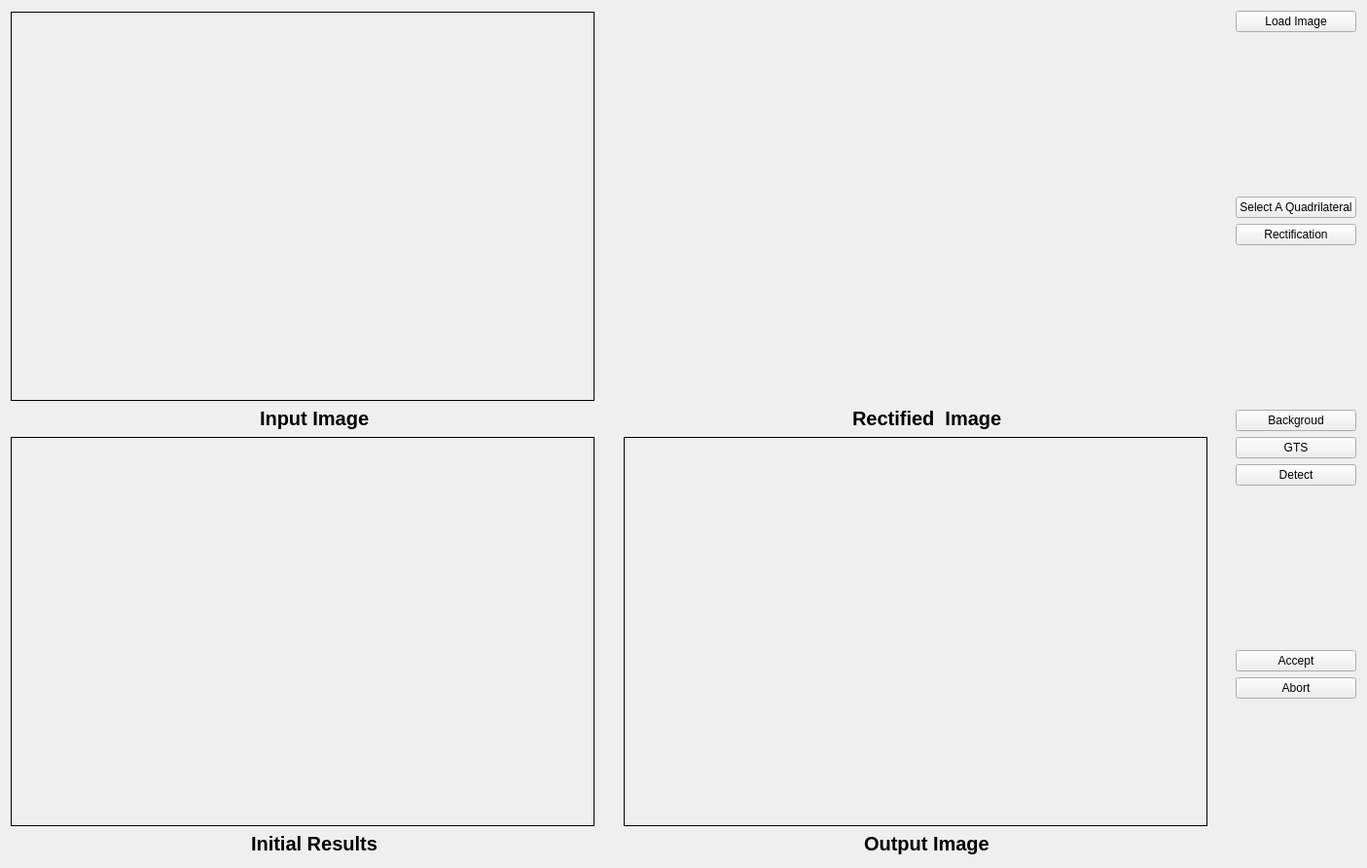
<?xml version="1.0" encoding="UTF-8"?>
<ui version="4.0">
 <class>GTSDetectionDialog</class>
 <widget class="QWidget" name="GTSDetectionDialog">
  <property name="geometry">
   <rect>
    <x>0</x>
    <y>0</y>
    <width>1405</width>
    <height>892</height>
   </rect>
  </property>
  <property name="sizePolicy">
   <sizepolicy hsizetype="Preferred" vsizetype="Preferred">
    <horstretch>0</horstretch>
    <verstretch>0</verstretch>
   </sizepolicy>
  </property>
  <property name="windowTitle">
   <string>Form</string>
  </property>
  <layout class="QHBoxLayout" name="horizontalLayout_6">
   <item>
    <layout class="QGridLayout" name="gridLayout">
     <item row="0" column="0">
      <layout class="QVBoxLayout" name="verticalLayout_2">
       <item>
        <widget class="QLabel" name="label_input">
         <property name="sizePolicy">
          <sizepolicy hsizetype="Fixed" vsizetype="Fixed">
           <horstretch>0</horstretch>
           <verstretch>0</verstretch>
          </sizepolicy>
         </property>
         <property name="minimumSize">
          <size>
           <width>600</width>
           <height>400</height>
          </size>
         </property>
         <property name="autoFillBackground">
          <bool>true</bool>
         </property>
         <property name="frameShape">
          <enum>QFrame::Panel</enum>
         </property>
         <property name="text">
          <string/>
         </property>
         <property name="alignment">
          <set>Qt::AlignLeading|Qt::AlignLeft|Qt::AlignTop</set>
         </property>
        </widget>
       </item>
       <item>
        <layout class="QHBoxLayout" name="horizontalLayout_4">
         <item>
          <spacer name="horizontalSpacer_7">
           <property name="orientation">
            <enum>Qt::Horizontal</enum>
           </property>
           <property name="sizeHint" stdset="0">
            <size>
             <width>40</width>
             <height>20</height>
            </size>
           </property>
          </spacer>
         </item>
         <item>
          <widget class="QLabel" name="label_4">
           <property name="sizePolicy">
            <sizepolicy hsizetype="Fixed" vsizetype="Fixed">
             <horstretch>0</horstretch>
             <verstretch>0</verstretch>
            </sizepolicy>
           </property>
           <property name="font">
            <font>
             <pointsize>15</pointsize>
             <weight>75</weight>
             <bold>true</bold>
            </font>
           </property>
           <property name="text">
            <string>Input Image</string>
           </property>
          </widget>
         </item>
         <item>
          <spacer name="horizontalSpacer_8">
           <property name="orientation">
            <enum>Qt::Horizontal</enum>
           </property>
           <property name="sizeHint" stdset="0">
            <size>
             <width>40</width>
             <height>20</height>
            </size>
           </property>
          </spacer>
         </item>
        </layout>
       </item>
      </layout>
     </item>
     <item row="0" column="1">
      <layout class="QVBoxLayout" name="verticalLayout_3">
       <item>
        <widget class="PaintWidget" name="widget_rectified" native="true">
         <property name="sizePolicy">
          <sizepolicy hsizetype="Fixed" vsizetype="Fixed">
           <horstretch>0</horstretch>
           <verstretch>0</verstretch>
          </sizepolicy>
         </property>
         <property name="minimumSize">
          <size>
           <width>600</width>
           <height>400</height>
          </size>
         </property>
         <property name="mouseTracking">
          <bool>true</bool>
         </property>
         <property name="autoFillBackground">
          <bool>true</bool>
         </property>
        </widget>
       </item>
       <item>
        <layout class="QHBoxLayout" name="horizontalLayout">
         <item>
          <spacer name="horizontalSpacer">
           <property name="orientation">
            <enum>Qt::Horizontal</enum>
           </property>
           <property name="sizeHint" stdset="0">
            <size>
             <width>40</width>
             <height>20</height>
            </size>
           </property>
          </spacer>
         </item>
         <item>
          <widget class="QLabel" name="label">
           <property name="sizePolicy">
            <sizepolicy hsizetype="Fixed" vsizetype="Fixed">
             <horstretch>0</horstretch>
             <verstretch>0</verstretch>
            </sizepolicy>
           </property>
           <property name="font">
            <font>
             <pointsize>15</pointsize>
             <weight>75</weight>
             <bold>true</bold>
            </font>
           </property>
           <property name="text">
            <string>Rectified  Image</string>
           </property>
          </widget>
         </item>
         <item>
          <spacer name="horizontalSpacer_2">
           <property name="orientation">
            <enum>Qt::Horizontal</enum>
           </property>
           <property name="sizeHint" stdset="0">
            <size>
             <width>40</width>
             <height>20</height>
            </size>
           </property>
          </spacer>
         </item>
        </layout>
       </item>
      </layout>
     </item>
     <item row="1" column="0">
      <layout class="QVBoxLayout" name="verticalLayout_4">
       <item>
        <widget class="QLabel" name="label_initialResults">
         <property name="sizePolicy">
          <sizepolicy hsizetype="Fixed" vsizetype="Fixed">
           <horstretch>0</horstretch>
           <verstretch>0</verstretch>
          </sizepolicy>
         </property>
         <property name="minimumSize">
          <size>
           <width>600</width>
           <height>400</height>
          </size>
         </property>
         <property name="autoFillBackground">
          <bool>true</bool>
         </property>
         <property name="frameShape">
          <enum>QFrame::Panel</enum>
         </property>
         <property name="text">
          <string/>
         </property>
         <property name="alignment">
          <set>Qt::AlignLeading|Qt::AlignLeft|Qt::AlignTop</set>
         </property>
        </widget>
       </item>
       <item>
        <layout class="QHBoxLayout" name="horizontalLayout_3">
         <item>
          <spacer name="horizontalSpacer_5">
           <property name="orientation">
            <enum>Qt::Horizontal</enum>
           </property>
           <property name="sizeHint" stdset="0">
            <size>
             <width>40</width>
             <height>20</height>
            </size>
           </property>
          </spacer>
         </item>
         <item>
          <widget class="QLabel" name="label_3">
           <property name="sizePolicy">
            <sizepolicy hsizetype="Fixed" vsizetype="Fixed">
             <horstretch>0</horstretch>
             <verstretch>0</verstretch>
            </sizepolicy>
           </property>
           <property name="font">
            <font>
             <pointsize>15</pointsize>
             <weight>75</weight>
             <bold>true</bold>
            </font>
           </property>
           <property name="text">
            <string>Initial Results</string>
           </property>
          </widget>
         </item>
         <item>
          <spacer name="horizontalSpacer_6">
           <property name="orientation">
            <enum>Qt::Horizontal</enum>
           </property>
           <property name="sizeHint" stdset="0">
            <size>
             <width>40</width>
             <height>20</height>
            </size>
           </property>
          </spacer>
         </item>
        </layout>
       </item>
      </layout>
     </item>
     <item row="1" column="1">
      <layout class="QVBoxLayout" name="verticalLayout_5">
       <item>
        <widget class="QLabel" name="label_output">
         <property name="sizePolicy">
          <sizepolicy hsizetype="Fixed" vsizetype="Fixed">
           <horstretch>0</horstretch>
           <verstretch>0</verstretch>
          </sizepolicy>
         </property>
         <property name="minimumSize">
          <size>
           <width>600</width>
           <height>400</height>
          </size>
         </property>
         <property name="autoFillBackground">
          <bool>true</bool>
         </property>
         <property name="frameShape">
          <enum>QFrame::Panel</enum>
         </property>
         <property name="text">
          <string/>
         </property>
         <property name="alignment">
          <set>Qt::AlignLeading|Qt::AlignLeft|Qt::AlignTop</set>
         </property>
        </widget>
       </item>
       <item>
        <layout class="QHBoxLayout" name="horizontalLayout_2">
         <item>
          <spacer name="horizontalSpacer_3">
           <property name="orientation">
            <enum>Qt::Horizontal</enum>
           </property>
           <property name="sizeHint" stdset="0">
            <size>
             <width>40</width>
             <height>20</height>
            </size>
           </property>
          </spacer>
         </item>
         <item>
          <widget class="QLabel" name="label_2">
           <property name="sizePolicy">
            <sizepolicy hsizetype="Fixed" vsizetype="Fixed">
             <horstretch>0</horstretch>
             <verstretch>0</verstretch>
            </sizepolicy>
           </property>
           <property name="font">
            <font>
             <pointsize>15</pointsize>
             <weight>75</weight>
             <bold>true</bold>
            </font>
           </property>
           <property name="text">
            <string>Output Image</string>
           </property>
          </widget>
         </item>
         <item>
          <spacer name="horizontalSpacer_4">
           <property name="orientation">
            <enum>Qt::Horizontal</enum>
           </property>
           <property name="sizeHint" stdset="0">
            <size>
             <width>40</width>
             <height>20</height>
            </size>
           </property>
          </spacer>
         </item>
        </layout>
       </item>
      </layout>
     </item>
    </layout>
   </item>
   <item>
    <layout class="QHBoxLayout" name="horizontalLayout_5">
     <item>
      <layout class="QVBoxLayout" name="verticalLayout">
       <item>
        <widget class="QPushButton" name="pushButton_loadImage">
         <property name="sizePolicy">
          <sizepolicy hsizetype="Minimum" vsizetype="Fixed">
           <horstretch>0</horstretch>
           <verstretch>0</verstretch>
          </sizepolicy>
         </property>
         <property name="text">
          <string>Load Image</string>
         </property>
        </widget>
       </item>
       <item>
        <spacer name="verticalSpacer_2">
         <property name="orientation">
          <enum>Qt::Vertical</enum>
         </property>
         <property name="sizeHint" stdset="0">
          <size>
           <width>20</width>
           <height>40</height>
          </size>
         </property>
        </spacer>
       </item>
       <item>
        <widget class="QPushButton" name="pushButton_quad">
         <property name="sizePolicy">
          <sizepolicy hsizetype="Fixed" vsizetype="Fixed">
           <horstretch>0</horstretch>
           <verstretch>0</verstretch>
          </sizepolicy>
         </property>
         <property name="text">
          <string>Select A Quadrilateral</string>
         </property>
        </widget>
       </item>
       <item>
        <widget class="QPushButton" name="pushButton_rectification">
         <property name="text">
          <string>Rectification</string>
         </property>
        </widget>
       </item>
       <item>
        <spacer name="verticalSpacer_3">
         <property name="orientation">
          <enum>Qt::Vertical</enum>
         </property>
         <property name="sizeHint" stdset="0">
          <size>
           <width>20</width>
           <height>40</height>
          </size>
         </property>
        </spacer>
       </item>
       <item>
        <widget class="QPushButton" name="pushButton_background">
         <property name="autoFillBackground">
          <bool>true</bool>
         </property>
         <property name="text">
          <string>Backgroud</string>
         </property>
        </widget>
       </item>
       <item>
        <widget class="QPushButton" name="pushButton_foreground">
         <property name="autoFillBackground">
          <bool>true</bool>
         </property>
         <property name="text">
          <string>GTS</string>
         </property>
        </widget>
       </item>
       <item>
        <widget class="QPushButton" name="pushButton_detect">
         <property name="autoFillBackground">
          <bool>true</bool>
         </property>
         <property name="text">
          <string>Detect</string>
         </property>
        </widget>
       </item>
       <item>
        <spacer name="verticalSpacer_4">
         <property name="orientation">
          <enum>Qt::Vertical</enum>
         </property>
         <property name="sizeHint" stdset="0">
          <size>
           <width>20</width>
           <height>40</height>
          </size>
         </property>
        </spacer>
       </item>
       <item>
        <widget class="QPushButton" name="pushButton_accept">
         <property name="text">
          <string>Accept</string>
         </property>
        </widget>
       </item>
       <item>
        <widget class="QPushButton" name="pushButton_abandon">
         <property name="text">
          <string>Abort</string>
         </property>
        </widget>
       </item>
       <item>
        <spacer name="verticalSpacer">
         <property name="orientation">
          <enum>Qt::Vertical</enum>
         </property>
         <property name="sizeHint" stdset="0">
          <size>
           <width>20</width>
           <height>40</height>
          </size>
         </property>
        </spacer>
       </item>
      </layout>
     </item>
    </layout>
   </item>
  </layout>
 </widget>
 <customwidgets>
  <customwidget>
   <class>PaintWidget</class>
   <extends>QWidget</extends>
   <header>gts_paintWidget.h</header>
   <container>1</container>
  </customwidget>
 </customwidgets>
 <resources/>
 <connections/>
</ui>
